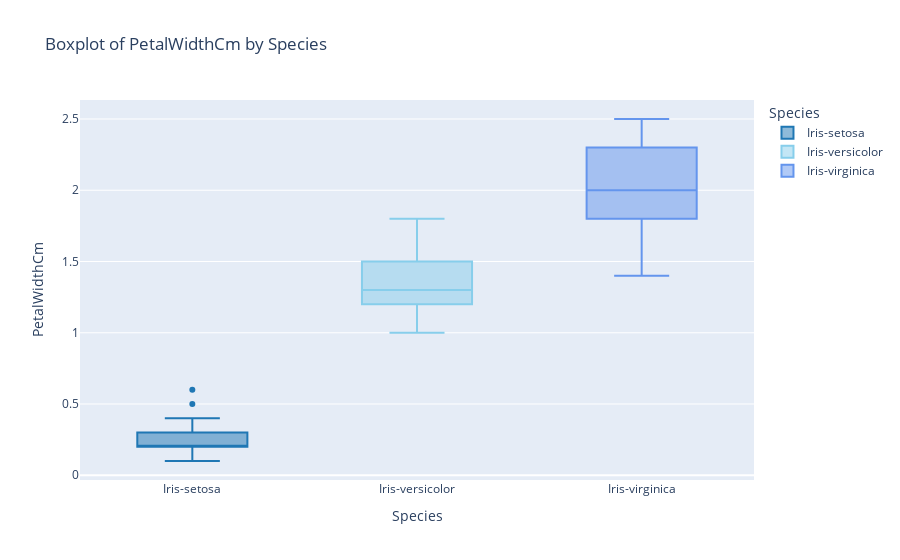

Here is the notebook cell this chart was saved with:
### Markdown cell above
### <span style='color:#074173'> <b>❓ PetalWidthCm vs. Species</b> </span>

### Code cell
fig_boxplot = px.box(df, x="Species", y="PetalWidthCm", title="Boxplot of PetalWidthCm by Species",
                     color='Species',
                     color_discrete_sequence=custom_colors
                    )
fig_boxplot.update_layout(xaxis_title="Species", yaxis_title="PetalWidthCm")
fig_boxplot.show()

### Figure 1 — Plotly figure (JSON) as saved in the notebook; plotly's stock layout.template omitted (floating-point values rounded to 4 significant figures)
{"data": [{"alignmentgroup": "True", "hovertemplate": "Species=%{x}<br>PetalWidthCm=%{y}<extra></extra>", "legendgroup": "Iris-setosa", "marker": {"color": "#1f77b4"}, "name": "Iris-setosa", "notched": false, "offsetgroup": "Iris-setosa", "orientation": "v", "showlegend": true, "type": "box", "x": ["Iris-setosa", "Iris-setosa", "Iris-setosa", "Iris-setosa", "Iris-setosa", "Iris-setosa", "Iris-setosa", "Iris-setosa", "Iris-setosa", "Iris-setosa", "Iris-setosa", "Iris-setosa", "Iris-setosa", "Iris-setosa", "Iris-setosa", "Iris-setosa", "Iris-setosa", "Iris-setosa", "Iris-setosa", "Iris-setosa", "Iris-setosa", "Iris-setosa", "Iris-setosa", "Iris-setosa", "Iris-setosa", "Iris-setosa", "Iris-setosa", "Iris-setosa", "Iris-setosa", "Iris-setosa", "Iris-setosa", "Iris-setosa", "Iris-setosa", "Iris-setosa", "Iris-setosa", "Iris-setosa", "Iris-setosa", "Iris-setosa", "Iris-setosa", "Iris-setosa", "Iris-setosa", "Iris-setosa", "Iris-setosa", "Iris-setosa", "Iris-setosa", "Iris-setosa", "Iris-setosa", "Iris-setosa", "Iris-setosa", "Iris-setosa"], "x0": " ", "xaxis": "x", "y": [0.2, 0.2, 0.2, 0.2, 0.2, 0.4, 0.3, 0.2, 0.2, 0.1, 0.2, 0.2, 0.1, 0.1, 0.2, 0.4, 0.4, 0.3, 0.3, 0.3, 0.2, 0.4, 0.2, 0.5, 0.2, 0.2, 0.4, 0.2, 0.2, 0.2, 0.2, 0.4, 0.1, 0.2, 0.1, 0.2, 0.2, 0.1, 0.2, 0.2, 0.3, 0.3, 0.2, 0.6, 0.4, 0.3, 0.2, 0.2, 0.2, 0.2], "y0": " ", "yaxis": "y"}, {"alignmentgroup": "True", "hovertemplate": "Species=%{x}<br>PetalWidthCm=%{y}<extra></extra>", "legendgroup": "Iris-versicolor", "marker": {"color": "skyblue"}, "name": "Iris-versicolor", "notched": false, "offsetgroup": "Iris-versicolor", "orientation": "v", "showlegend": true, "type": "box", "x": ["Iris-versicolor", "Iris-versicolor", "Iris-versicolor", "Iris-versicolor", "Iris-versicolor", "Iris-versicolor", "Iris-versicolor", "Iris-versicolor", "Iris-versicolor", "Iris-versicolor", "Iris-versicolor", "Iris-versicolor", "Iris-versicolor", "Iris-versicolor", "Iris-versicolor", "Iris-versicolor", "Iris-versicolor", "Iris-versicolor", "Iris-versicolor", "Iris-versicolor", "Iris-versicolor", "Iris-versicolor", "Iris-versicolor", "Iris-versicolor", "Iris-versicolor", "Iris-versicolor", "Iris-versicolor", "Iris-versicolor", "Iris-versicolor", "Iris-versicolor", "Iris-versicolor", "Iris-versicolor", "Iris-versicolor", "Iris-versicolor", "Iris-versicolor", "Iris-versicolor", "Iris-versicolor", "Iris-versicolor", "Iris-versicolor", "Iris-versicolor", "Iris-versicolor", "Iris-versicolor", "Iris-versicolor", "Iris-versicolor", "Iris-versicolor", "Iris-versicolor", "Iris-versicolor", "Iris-versicolor", "Iris-versicolor", "Iris-versicolor"], "x0": " ", "xaxis": "x", "y": [1.4, 1.5, 1.5, 1.3, 1.5, 1.3, 1.6, 1, 1.3, 1.4, 1, 1.5, 1, 1.4, 1.3, 1.4, 1.5, 1, 1.5, 1.1, 1.8, 1.3, 1.5, 1.2, 1.3, 1.4, 1.4, 1.7, 1.5, 1, 1.1, 1, 1.2, 1.6, 1.5, 1.6, 1.5, 1.3, 1.3, 1.3, 1.2, 1.4, 1.2, 1, 1.3, 1.2, 1.3, 1.3, 1.1, 1.3], "y0": " ", "yaxis": "y"}, {"alignmentgroup": "True", "hovertemplate": "Species=%{x}<br>PetalWidthCm=%{y}<extra></extra>", "legendgroup": "Iris-virginica", "marker": {"color": "cornflowerblue"}, "name": "Iris-virginica", "notched": false, "offsetgroup": "Iris-virginica", "orientation": "v", "showlegend": true, "type": "box", "x": ["Iris-virginica", "Iris-virginica", "Iris-virginica", "Iris-virginica", "Iris-virginica", "Iris-virginica", "Iris-virginica", "Iris-virginica", "Iris-virginica", "Iris-virginica", "Iris-virginica", "Iris-virginica", "Iris-virginica", "Iris-virginica", "Iris-virginica", "Iris-virginica", "Iris-virginica", "Iris-virginica", "Iris-virginica", "Iris-virginica", "Iris-virginica", "Iris-virginica", "Iris-virginica", "Iris-virginica", "Iris-virginica", "Iris-virginica", "Iris-virginica", "Iris-virginica", "Iris-virginica", "Iris-virginica", "Iris-virginica", "Iris-virginica", "Iris-virginica", "Iris-virginica", "Iris-virginica", "Iris-virginica", "Iris-virginica", "Iris-virginica", "Iris-virginica", "Iris-virginica", "Iris-virginica", "Iris-virginica", "Iris-virginica", "Iris-virginica", "Iris-virginica", "Iris-virginica", "Iris-virginica", "Iris-virginica", "Iris-virginica", "Iris-virginica"], "x0": " ", "xaxis": "x", "y": [2.5, 1.9, 2.1, 1.8, 2.2, 2.1, 1.7, 1.8, 1.8, 2.5, 2, 1.9, 2.1, 2, 2.4, 2.3, 1.8, 2.2, 2.3, 1.5, 2.3, 2, 2, 1.8, 2.1, 1.8, 1.8, 1.8, 2.1, 1.6, 1.9, 2, 2.2, 1.5, 1.4, 2.3, 2.4, 1.8, 1.8, 2.1, 2.4, 2.3, 1.9, 2.3, 2.5, 2.3, 1.9, 2, 2.3, 1.8], "y0": " ", "yaxis": "y"}], "layout": {"boxmode": "overlay", "legend": {"title": {"text": "Species"}, "tracegroupgap": 0}, "title": {"text": "Boxplot of PetalWidthCm by Species"}, "xaxis": {"anchor": "y", "categoryarray": ["Iris-setosa", "Iris-versicolor", "Iris-virginica"], "categoryorder": "array", "domain": [0, 1], "title": {"text": "Species"}}, "yaxis": {"anchor": "x", "domain": [0, 1], "title": {"text": "PetalWidthCm"}}}}
